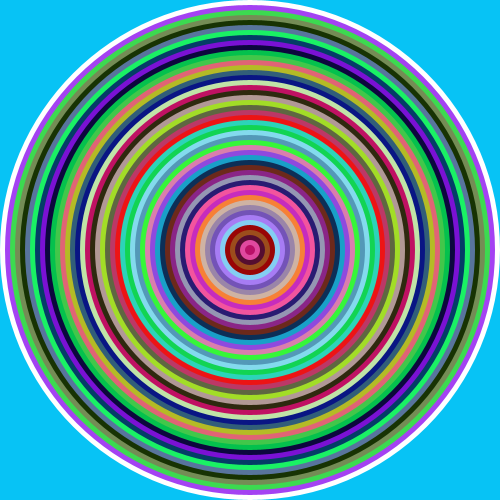
Frame 1 (no input)
Frame 60 (the mouse pressed at the canvas centre just before this capture): identical to frame 1, image omitted
Frame 120 (the mouse held since frame 60 and released just before this capture): identical to frame 1, image omitted

The Processing sketch that drew this single still picture (run headless with seeded random() and noise(); from frame 60 on, the mouse is pressed at the canvas centre):

// Processing sketch: bullseye
// ── bullseye.pde
int x=500;
int y=500;

void setup(){
 size(500,500); 
 background(7,195,245);
}

void draw(){
  noStroke();
  while(x>5){
  ellipse(width/2,height/2,x,y);
  fill(random(255),random(255),random(255));
  x=x-10;
  y=y-10;
  
  }
  
  
  
  
}
